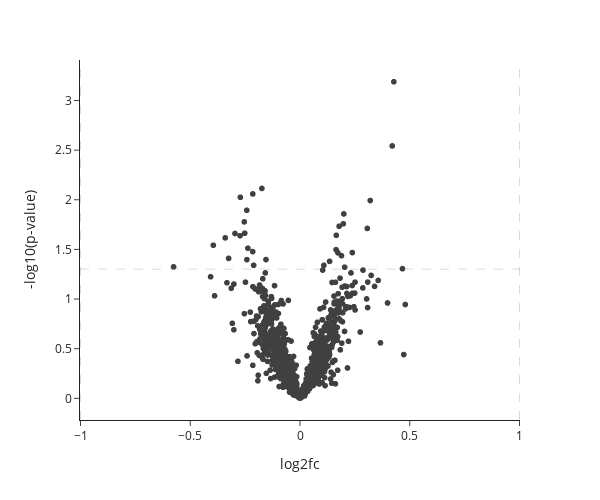

Notebook source saved alongside this figure:
### Code cell
volcano_plot.show()

### Figure 1 — Plotly figure (JSON) as saved in the notebook; plotly's stock layout.template omitted (floating-point values rounded to 4 significant figures; data arrays with more than 128 entries replaced by an {"elided": "..."} marker saying what was removed)
{"data": [{"customdata": {"elided": "1272x1 str values"}, "hovertemplate": "color=non_sig<br>log2fc=%{x}<br>-log10(p-value)=%{y}<br>index_=%{customdata[0]}<extra></extra>", "legendgroup": "non_sig", "marker": {"color": "#404040", "symbol": "circle"}, "mode": "markers", "name": "non_sig", "showlegend": true, "type": "scattergl", "x": {"elided": "1272 float values"}, "xaxis": "x", "y": {"elided": "1272 float values"}, "yaxis": "y"}], "layout": {"height": 500, "legend": {"title": {"text": "color"}, "tracegroupgap": 0}, "margin": {"t": 60}, "paper_bgcolor": "white", "plot_bgcolor": "white", "shapes": [{"line": {"color": "#8c8c8c", "dash": "dash", "width": 1}, "type": "line", "x0": 0, "x1": 1, "xref": "x domain", "y0": 1.301, "y1": 1.301, "yref": "y"}, {"line": {"color": "#8c8c8c", "dash": "dash", "width": 1}, "type": "line", "x0": 1, "x1": 1, "xref": "x", "y0": 0, "y1": 1, "yref": "y domain"}, {"line": {"color": "#8c8c8c", "dash": "dash", "width": 1}, "type": "line", "x0": -1, "x1": -1, "xref": "x", "y0": 0, "y1": 1, "yref": "y domain"}], "showlegend": false, "width": 600, "xaxis": {"anchor": "y", "domain": [0, 1], "title": {"text": "log2fc"}}, "yaxis": {"anchor": "x", "domain": [0, 1], "title": {"text": "-log10(p-value)"}}}}
